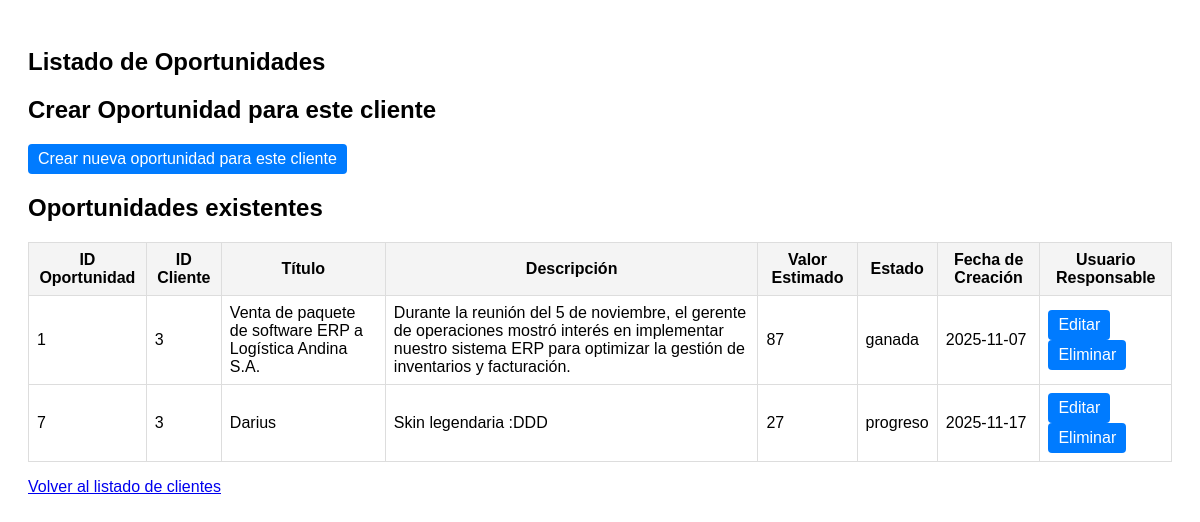
The app's page /index.php?action=listadooportunidades&idcli=3 (signed in) with its own data.
### tables this page shows
CREATE TABLE `oportunidad` (
  `id_oportunidad` int(11) NOT NULL,
  `id_cliente` int(11) NOT NULL,
  `titulo` varchar(100) NOT NULL,
  `descripcion` varchar(250) NOT NULL,
  `valor_estimado` double(10,2) NOT NULL,
  `estado` enum('progreso','ganada','perdida') NOT NULL DEFAULT 'progreso',
  `f_creacion` date NOT NULL DEFAULT current_timestamp(),
  `usuario_responsable` int(11) NOT NULL
);

### index.php (called while the page is built, shortened)
<?php
$action = isset($_GET['action']) ? basename($_GET['action']) : 'login';
$viewFile = __DIR__ . '/view/' . $action . '.php';
require $viewFile;

### controller/oportunity_controller.php (called while the page is built, shortened)
<?php
require_once __DIR__ . '/../model/oportunidad.php';
require_once __DIR__ . '/../controller/usuario_controller.php';
class OportunityController {
    public function __construct() {
        $this->db = new DB();
        $this->usuarioController = new UsuarioController();
    }
    public function crearOportunidades($res) {
        $oportunidades = [];
        if ($res && $res->num_rows > 0) {
            while ($r = $res->fetch_assoc()) {
                $oportunidad = new Oportunidad(
                    $r['id_oportunidad'],
                    $r['id_cliente'],
                    $r['titulo'],
                    $r['descripcion'],
                    $r['valor_estimado'],
                    $r['estado'],
                    $r['f_creacion'],
                    $r['usuario_responsable']
                 );
                $oportunidades[] = $oportunidad;
            }
        }
        return $oportunidades;
    }
    public function getOportunidadesByCliente($id_cliente) {
        $id_usuario = (int) $_SESSION['id_usuario'];
        $id_cliente = (int) $id_cliente;
        $conexion = $this->db->getConnection();
        if ($this->usuarioController->isAdmin($id_usuario)) {
            $stmt = $conexion->prepare("SELECT o.* FROM oportunidad o JOIN cliente c ON o.id_cliente = c.id_cliente WHERE o.id_cliente = ?");
            $stmt->bind_param('i', $id_cliente);
        } else {
            $stmt = $conexion->prepare("SELECT o.* FROM oportunidad o JOIN cliente c ON o.id_cliente = c.id_cliente WHERE o.id_cliente = ? AND c.usuario_responsable = ?");
            $stmt->bind_param('ii', $id_cliente, $id_usuario);
        }
        $stmt->execute();
        $res = $stmt->get_result();
        return $this->crearOportunidades($res);
    }
}
?>

### controller/usuario_controller.php (called while the page is built, shortened)
<?php
class UsuarioController {
    private $db;
    public function __construct() {
        $this->db = new DB();
    }
    public function isAdmin($id_usuario) {
        $conexion = $this->db->getConnection();
        $stmt = $conexion->prepare("SELECT role FROM usuario WHERE id_usuario = ? LIMIT 1");
        $stmt->bind_param('i', $id_usuario);
        $stmt->execute();
        $result = $stmt->get_result();
        if ($result->num_rows === 1) {
            $row = $result->fetch_assoc();
            return $row['role'] === 'admin';
        }
        return false;
    }
}
?>

### model/oportunidad.php (called while the page is built, shortened)
<?php
class Oportunidad {
    private $id_oportunidad;
    private $id_cliente;
    private $titulo;
    private $descripcion;
    private $valor;
    private $estado;
    private $f_creacion;
    public function __construct($id_oportunidad, $id_cliente, $titulo, $descripcion, $valor, $estado, $f_creacion, $usuario_responsable) {
        $this->id_oportunidad = $id_oportunidad;
        $this->id_cliente = $id_cliente;
        $this->titulo = $titulo;
        $this->descripcion = $descripcion;
        $this->valor = $valor;
        $this->estado = $estado;
        $this->f_creacion = $f_creacion;
    }
    public function getIdOportunidad() {
        return $this->id_oportunidad;
    }
    public function getIdCliente() {
        return $this->id_cliente;
    }
    public function getTitulo() {
        return $this->titulo;
    }
    public function getDescripcion() {
        return $this->descripcion;
    }
    public function getValor() {
        return $this->valor;
    }
    public function getEstado() {
        return $this->estado;
    }
    public function getFCreacion() {
        return $this->f_creacion;
    }
}
?>

### view/listadooportunidades.php (the view, shortened to what this page needs)
<?php
require_once __DIR__ . '/../controller/oportunity_controller.php';
require_once __DIR__ . '/../controller/usuario_controller.php';
$oc = new OportunityController();
$id_cliente = isset($_GET['idcli']) ? (int) $_GET['idcli'] : 0;
$oportunidades = $oc->getOportunidadesByCliente($id_cliente);
?>
<!DOCTYPE html>
<html lang="es">
<head>
</head>
<body>
    <h2>Listado de Oportunidades</h2>
    <h2>Crear Oportunidad para este cliente</h2>
    <p><a class="btn-edit" href="index.php?action=crearoportunidad&id_cliente=<?php echo urlencode($id_cliente); ?>">Crear nueva oportunidad para este cliente</a></p>
    <h2>Oportunidades existentes</h2>
    <?php if (empty($oportunidades)): ?>
        <p>No hay oportunidades para este cliente.</p>
    <?php else: ?>
        <table>
            <thead>
                <tr>
                    <th>ID Oportunidad</th>
                    <th>ID Cliente</th>
                    <th>Título</th>
                    <th>Descripción</th>
                    <th>Valor Estimado</th>
                    <th>Estado</th>
                    <th>Fecha de Creación</th>
                    <th>Usuario Responsable</th>
                </tr>
            </thead>
            <tbody>
                <?php foreach ($oportunidades as $oportunidad): ?>
                    <tr>
                        <td><?php echo htmlspecialchars($oportunidad->getIdOportunidad() ?? '', ENT_QUOTES, 'UTF-8'); ?></td>
                        <td><?php echo htmlspecialchars($oportunidad->getIdCliente() ?? '', ENT_QUOTES, 'UTF-8'); ?></td>
                        <td><?php echo htmlspecialchars($oportunidad->getTitulo() ?? '', ENT_QUOTES, 'UTF-8'); ?></td>
                        <td><?php echo htmlspecialchars($oportunidad->getDescripcion() ?? '', ENT_QUOTES, 'UTF-8'); ?></td>
                        <td><?php echo htmlspecialchars($oportunidad->getValor() ?? '', ENT_QUOTES, 'UTF-8'); ?></td>
                        <td><?php echo htmlspecialchars($oportunidad->getEstado() ?? '', ENT_QUOTES, 'UTF-8'); ?></td>
                        <td><?php echo htmlspecialchars($oportunidad->getFCreacion() ?? '', ENT_QUOTES, 'UTF-8'); ?></td>
                        <td>
                            <a class="btn-edit" href="index.php?action=editaroportunidad&idcli=<?php echo urlencode($id_cliente); ?>&id=<?php echo urlencode($oportunidad->getIdOportunidad()); ?>">Editar</a>
                            <a class="btn-edit" href="index.php?action=listadooportunidades&idcli=<?php echo urlencode($id_cliente); ?>&delete=<?php echo urlencode($oportunidad->getIdOportunidad()); ?>">Eliminar</a>
                        </td>
                    </tr>
                <?php endforeach; ?>
            </tbody>
        </table>
    <?php endif; ?>
    <p><a href="index.php?action=listadoclientes">Volver al listado de clientes</a></p>
</body>
</html>

### view/listadooportunidades.php (style rules this page uses)
body { font-family: Arial, sans-serif; padding: 20px; }
table { border-collapse: collapse; width: 100%; }
th, td { border: 1px solid #ddd; padding: 8px; }
th { background: #f4f4f4; }
.btn-edit { display:inline-block; padding:6px 10px; background:#007bff; color:#fff; text-decoration:none; border-radius:4px; }

### records on screen
oportunidad: id_oportunidad "1", id_cliente "3", titulo "Venta de paquete de software ERP a Logística Andina S.A.", descripcion "Durante la reunión del 5 de noviembre, el gerente de operaciones mostró interés en implementar nuestro sistema ERP para optimizar la gestión de inventarios y facturación.", valor_estimado "87", estado "ganada", f_creacion "2025-11-07"
oportunidad: id_oportunidad "7", id_cliente "3", titulo "Darius", descripcion "Skin legendaria :DDD", valor_estimado "27", estado "progreso", f_creacion "2025-11-17"
